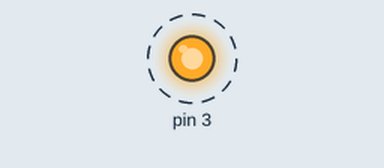
A sketch run on a simulated Arduino Uno, built with avr-gcc and run on an emulated ATmega328P. Parts: output pins drawn as LEDs (lit = HIGH). Dashed ring = blinking.

Above: at 0.05 s.
Timing chart, 0 to 3.0 s (numbered marks = the images above):
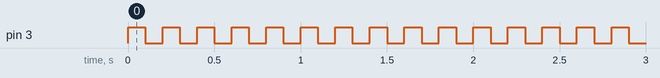

Measured:
- by itself, pin 3: alternates HIGH for 0.10 s and LOW for 0.10 s

The sketch:

LED_class.ino
```cpp
/*
 * This is a simple Arduino sketch that blinks an LED connected to pin 3 on the board using the Led.h library.
 */
// Include the Led.h library to control the LED
#include "Led.h"

// Declare a new Led object called "blue" connected to pin 3
Led blue(3);

// Declare a variable for the button state (not used in this code)
int button_state;

void setup() {
  // Initialize the LED
  blue.init();
}

void loop() {
  // Turn the LED on
  blue.on();
  // Wait for 100 milliseconds
  delay(100);
  // Turn the LED off
  blue.off();
  // Wait for another 100 milliseconds
  delay(100);
}
```

Led.cpp
```cpp
// Include the Led.h library for the Led class
#include "Led.h"

// Constructor for the Led class that takes a pin number as a parameter
Led::Led(int pin){
  // Set the value of the _pin variable to the pin parameter
  _pin = pin;
}

// Initialization function that sets the pin mode of the LED pin to OUTPUT
void Led::init(){
  pinMode(_pin,OUTPUT);
}

// Turn on the LED by setting the pin to HIGH
void Led::on(){
  digitalWrite(_pin,1);
}

// Turn off the LED by setting the pin to LOW
void Led::off(){
  digitalWrite(_pin,0);
}
```

Led.h
```cpp
// Include the Arduino core library for the code to compile
#include "Arduino.h"

// Check if the header file has been included before
#ifndef LED_H
#define LED_H

// Declare a class called Led for controlling an LED
class Led{
  private:
    int _pin; // variable to store the pin number of the LED
  public:
    Led(int pin); // constructor that takes a pin number as a parameter
    void init(); // function to initialize the LED pin as output
    void on(); // function to turn on the LED
    void off(); // function to turn off the LED
};

// End of the if statement for checking if the header file has been included
#endif
```
